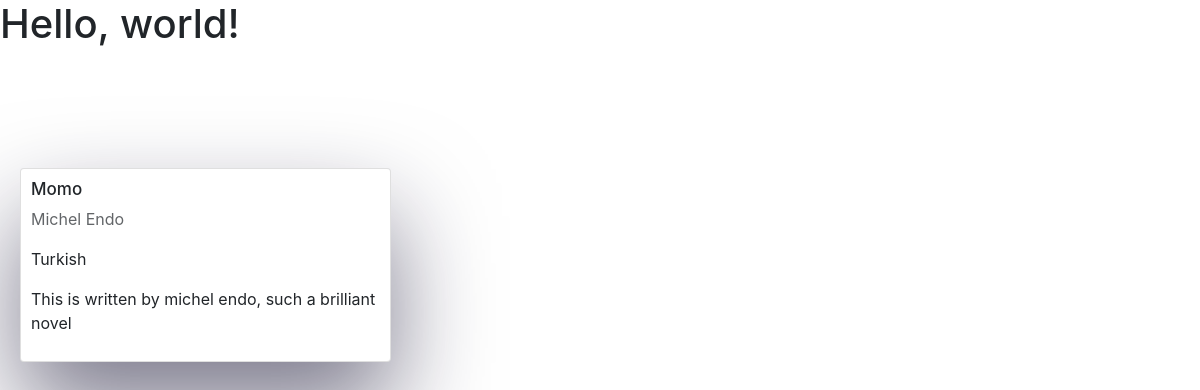
/, run on an earlier commit of the app's database.
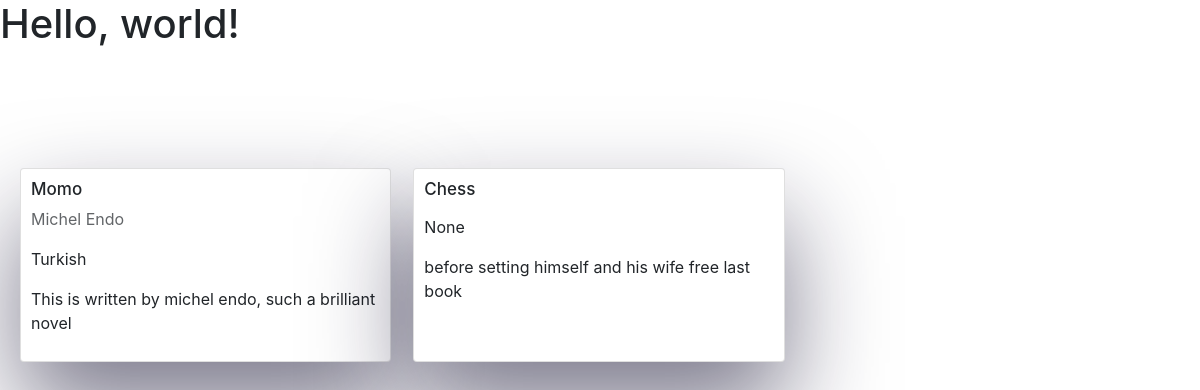
And on a later commit of the database.
### core/models.py (models this page shows, shortened)
class Book(models.Model):
    title = models.CharField(max_length=50, blank=True, null=True)
    contributor = models.ManyToManyField(
        Contributor, through='BookContributor')
    category = models.ManyToManyField(Category, through='BookCategory')
    user = models.ManyToManyField(User, through='UserBook')
    language = models.ForeignKey(
        Language, on_delete=models.CASCADE, null=True, blank=True)
    slug = models.SlugField()
    description = models.TextField(blank=True, null=True)

class Contributor(models.Model):
    name = models.CharField(max_length=50, blank=True,
                            null=True)
    def __str__(self):
        return self.name

class Language(models.Model):
    name = models.CharField(max_length=50, blank=True, null=True)
    def __str__(self):
        return self.name

### core/views.py (the view)
# urls.py: path("", home),
def home(request):
    books = Book.objects.all()
    context = {'books': books}
    return render(request, "core/home.html", context)

### core/templates/core/home.html
{% extends "base.html" %} {% block content %}
<div class="grid">
  {% for book in books %}
  <div class="card">
    <div class="card__header">
      <h3>{{ book.title }}</h3>
      <p class="contri">{{ book.contributor.all|join:", " }}</p>
      <p class="language">{{ book.language }}</p>
    </div>
    <div class="card__body">
      <p>{{ book.description }}</p>
    </div>
  </div>
  {% endfor %}
</div>
{% endblock %}

What changed in the data, as far as the page shows it:
added Book: title "Chess", language "None", description "before setting himself and his wife free last book"
